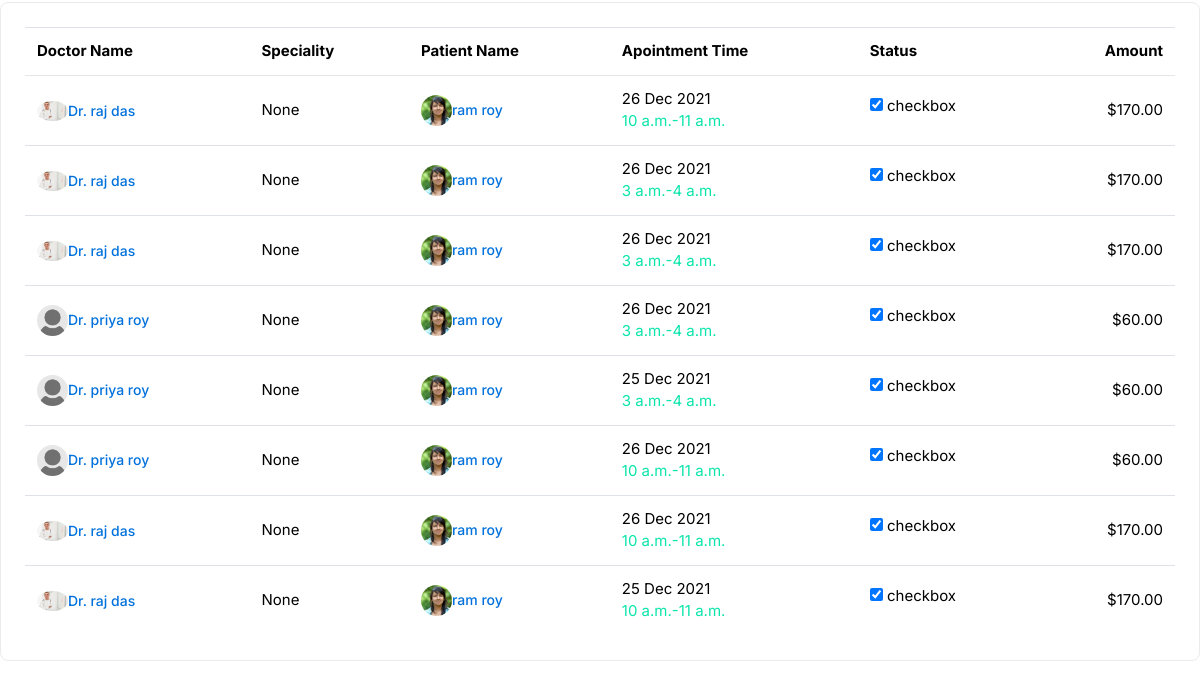
The app's page /appointment-list/ (signed in, lower part), older data.
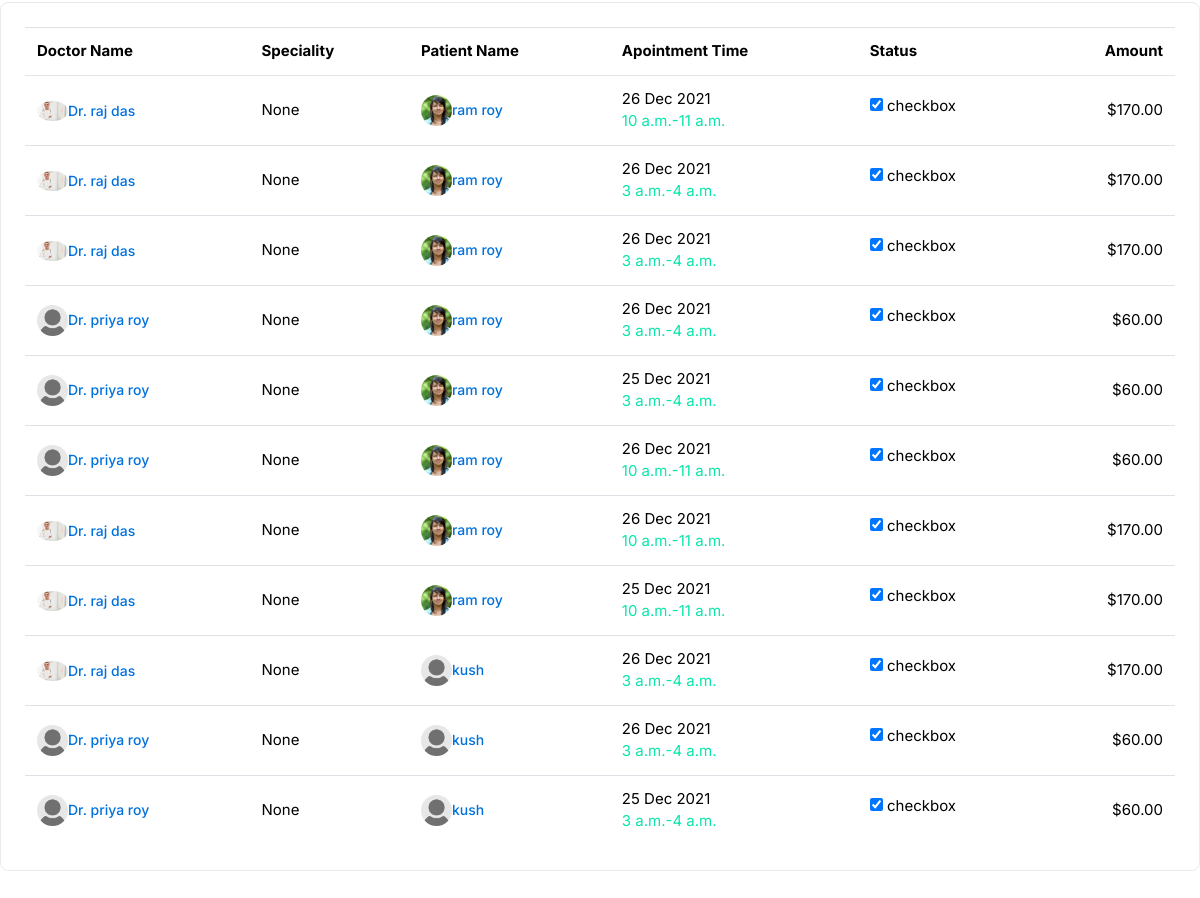
The same page, newer data.
### patient/models.py (models this page shows, shortened)
class appoinmentlist(models.Model):
    doctor = models.ForeignKey(Dr, on_delete=models.CASCADE, related_name='appoinmentlist')
    patient = models.ForeignKey(patient_record, on_delete=models.CASCADE, related_name='appoinmentlists')
    date = models.DateField()
    time1 = models.TimeField()
    time2 = models.TimeField()
    card_name = models.CharField(max_length=20)
    card_no = models.IntegerField()
    cvv = models.IntegerField()
    exp_year = models.IntegerField()
    exp_month = models.IntegerField()
    amount = models.IntegerField()
    created_date=models.DateField(auto_now=True)

class patient_record(models.Model):
        patient = models.OneToOneField(User, on_delete=models.CASCADE, related_name="patient_record")
        name = models.CharField(max_length=50)
        img = models.ImageField()
        mobile = models.IntegerField(blank=True)
        city = models.CharField(max_length=50)
        address = models.TextField()
        email = models.EmailField()
        DOB= models.DateField(blank=True)
        gender = models.CharField(max_length=50)
        Blood_group = models.CharField(max_length=20)
        age = models.IntegerField(blank=True)
        date=models.DateField(auto_now=True)
        def __str__(self):
            return self.name

### doctors/models.py (models this page shows, shortened)
class Dr(models.Model):
    user = models.OneToOneField(User,on_delete=models.CASCADE,related_name="Dr")
    name = models.CharField(max_length=30)
    img = models.ImageField()
    qulification = models.CharField(max_length=100)
    specialization = models.ForeignKey(speciality,
    on_delete=models.CASCADE,related_name='Drs',null=True)
    address = models.TextField(max_length=300)
    email=models.EmailField()
    fees_starting= models.IntegerField()
    fees_end= models.IntegerField()
    gender = models.CharField(max_length=30)
    date = models.DateField(auto_now=True)
    time=models.TimeField(auto_now=True)

### Admin_hospital/views.py (the view)
# urls.py: path('appointment-list/', views.appointmentlist, name='appointmentlist'),
def appointmentlist(request):
    if request.user.is_authenticated:
        res = {}
        res['apmnt'] = appoinmentlist.objects.all()
        return render(request, 'Admin_hospital/appointment-list.html', res)
    else:
        return redirect('error404')

### Admin_hospital/templates/Admin_hospital/appointment-list.html (shortened to what this page needs)
{% extends 'adminbasic.html' %}
{% load static %}
{% block body %}
<div class="page-wrapper">
	<div class="content container-fluid">
		{% if apmnt|length is not 0 %}
		<div class="row">
			<div class="col-md-12">
				<div class="card">
					<div class="card-body">
						<div class="table-responsive">
							<table class="datatable table table-hover table-center mb-0">
								<thead>
									<tr>
										<th>Doctor Name</th>
										<th>Speciality</th>
										<th>Patient Name</th>
										<th>Apointment Time</th>
										<th>Status</th>
										<th class="text-right">Amount</th>
									</tr>
								</thead>
								<tbody>
									{% for ap in apmnt %}
									<tr>
										<td>
											<h2 class="table-avatar">
												{% if ap.doctor.img|length is not 0 %}<a
													href="/media/{{ap.doctor.img}}">
													<img alt="User Image" class="avatar-img rounded-circle"
														src="/media/{{ap.doctor.img}}" width="31" /></a>
												{% else %}<a href="/media/default.jpg">
													<img alt="User Image" class="avatar-img rounded-circle" width="31"
														src="/media/default.jpg" /></a>
												{% endif %}
												<a href="{% url 'Doctor_profile' ap.doctor.id %}">Dr.
													{{ap.doctor.name}}</a>
											</h2>
										</td>
										<td>{{ap.doctor.specialization}}</td>
										<td>
											<h2 class="table-avatar">
												{% if ap.patient.img|length is not 0 %}<a
													href="/media/{{ap.patient.img}}">
													<img alt="Fred Ortego" class="avatar-img rounded-circle"
														src="/media/{{ap.patient.img}}" width="31" /></a>
												{% else %}<a href="/media/default.jpg">
													<img alt="Fred Ortego" class="avatar-img rounded-circle" width="31"
														src="/media/default.jpg" /></a>
												{% endif %}
												<a href="{%url 'patient_profile'%}?profile={{ap.patient.id}}">{{ap.patient}}
												</a>
											</h2>
										</td>
										<td> {{ap.date|date:'d M Y'}} <span
												class="text-primary d-block">{{ap.time1}}-{{ap.time2}}
											</span></td>
										<td>
											<div class="status-toggle">
												<input checked="" class="check" id="status_1" type="checkbox" />
												<label class="checktoggle" for="status_1">checkbox</label>
											</div>
										</td>
										<td class="text-right">
											${{ap.amount}}.00
										</td>
									</tr>
									{% endfor %}
								</tbody>
							</table>
						</div>
					</div>
				</div>
			</div>
		</div>
		{% else %}
		<p style="color: blue;font-size: 30px;">No Appointments !</p>
		{% endif %}
	</div>
</div>
{% endblock body %}

Row changes from the older to the newer data that the page shows:
added appoinmentlist: doctor.img (picture), doctor.name "raj das", doctor.specialization "None", patient "kush", date "26 Dec 2021", time1 "3 a.m.", time2 "4 a.m.", amount "170"
added appoinmentlist: doctor.name "priya roy", doctor.specialization "None", patient "kush", date "26 Dec 2021", time1 "3 a.m.", time2 "4 a.m.", amount "60"
added appoinmentlist: doctor.name "priya roy", doctor.specialization "None", patient "kush", date "25 Dec 2021", time1 "3 a.m.", time2 "4 a.m.", amount "60"
